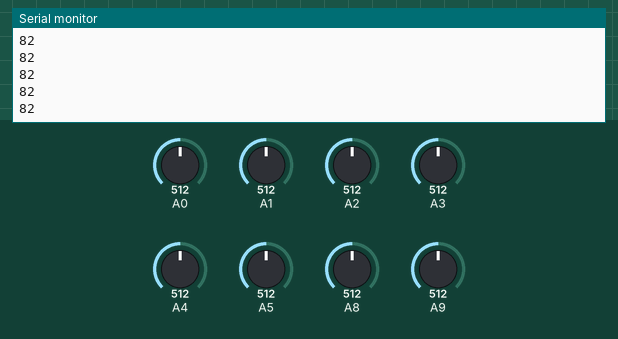
A program run on a simulated Seeed XIAO (SAMD21). On the bench: the last lines printed to the serial monitor. Inputs (shaded band) come from the test bench; at power-on: A0 = 512, A2 = 512, A1 = 512, A3 = 512, A4 = 512, A5 = 512, A8 = 512, A9 = 512.

Above: at 1.2 s.
1.3 s: A0 set to 716
At 2.1 s:
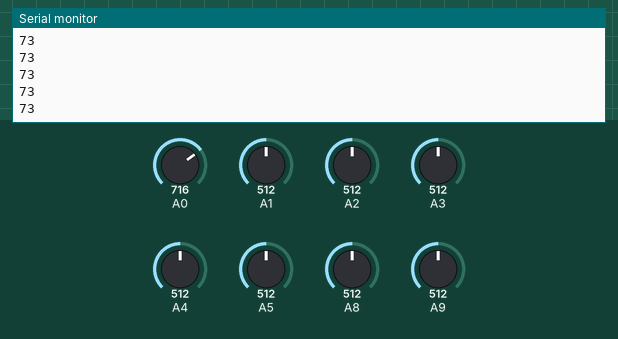
2.8 s: A2 set to 716
At 3.5 s:
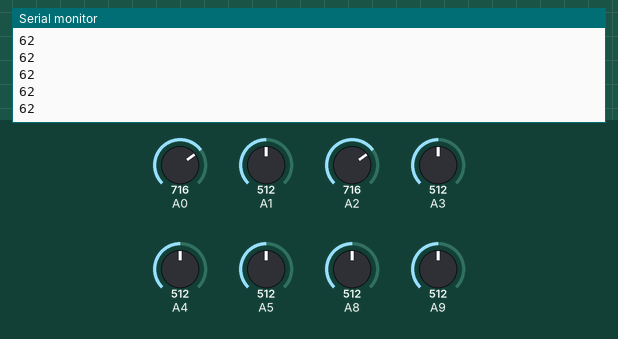
4.3 s: A1 set to 306
At 5.2 s:
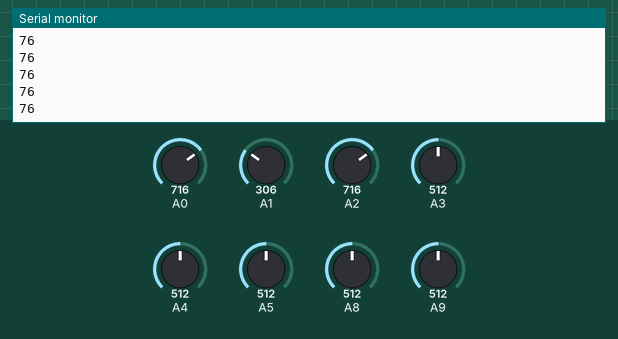
5.8 s: A3 set to 30
At 6.4 s:
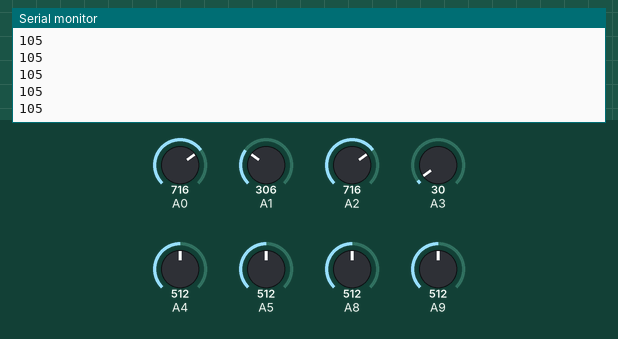
7.3 s: A4 set to 716
At 7.9 s:
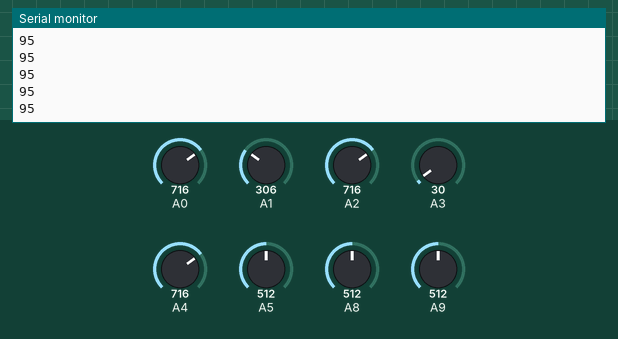
8.8 s: A2 set to 992
At 9.7 s:
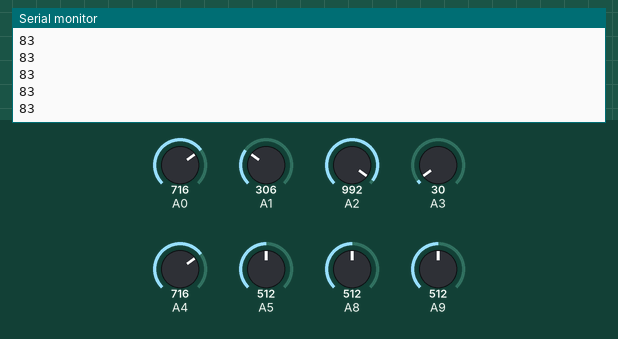
Timing chart, 0 to 11.3 s (numbered marks = the images above; inputs shaded):
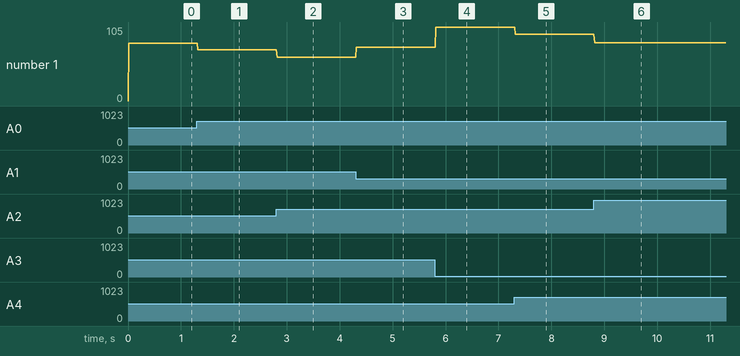

Measured:
- after the input at 1.3 s, the serial monitor: prints a new line at once (image 1)
- after the input at 2.8 s, the serial monitor: prints a new line at once (image 2)
- after the input at 4.3 s, the serial monitor: prints a new line at once (image 3)
- after the input at 5.8 s, the serial monitor: prints a new line at once (image 4)
- after the input at 7.3 s, the serial monitor: prints a new line at once (image 5)
- after the input at 8.8 s, the serial monitor: prints a new line at once (image 6)
- plotted number 1: 82 → 73 after the input at 1.3 s, 73 → 62 after the input at 2.8 s, 62 → 76 after the input at 4.3 s, 76 → 105 after the input at 5.8 s, 105 → 95 after the input at 7.3 s

The program:

main.cpp
```cpp
#include <Arduino.h>
#include <stdio.h>
#include <stdlib.h>


//IR_SENSORの許可できる最大反応値を代入します。
const int PermissionRange = 100;    //about 90% (1024 * 0.9)
int BallDeg;                        //最終出力時のボールの角度
int BallDistance;                   //最終出力時のボールの距離
typedef struct{
  int index = 0;
  int value = 0;
} IR_SENSOR;

IR_SENSOR IR_Sen[8];
IR_SENSOR IR_Sen_backup[8];

void Read_IR();
int OutputValue(int index);

//比較対象のvalue値の比較を行います。
//n1<n2 : 1
//n1>n2 : -1
//n1=n2 : 0
int CompareIRValue(const void* n1, const void* n2){
  if(((IR_SENSOR*)n1)->value < ((IR_SENSOR*)n2)->value)
    return 1;
  else if(((IR_SENSOR*)n1)->value > ((IR_SENSOR*)n2)->value)
    return -1;
  else
    return 0;
}

void setup() {
  Serial.begin(9600);

  Serial1.begin(38400);
}

void loop() {
  Read_IR();

  int permission_check = 0;

  for(int i = 0; i < 8; i++)
  {
    IR_Sen_backup[i] = IR_Sen[i];

    if(IR_Sen[i].value <= PermissionRange)
    {
      permission_check++;
    }
  }


  if(permission_check == 8)
  {
    BallDeg = -1;
    BallDistance = -1;
  }
  else
  {
    BallDeg = 0;
    BallDistance = 0;
  }

  //qsort関数により配列の値を降順ソートします。
  qsort(IR_Sen, sizeof(IR_Sen) / sizeof(IR_Sen[0]), sizeof(IR_SENSOR), CompareIRValue);

  int max_sensor_index = IR_Sen[0].index - 1;
  int left_max_sensor_index = (max_sensor_index + 8 - 1) % 8;
  int right_max_sensor_index = (max_sensor_index + 1) % 8;

  int max_sensor_deg = max_sensor_index * 45;
  int left_max_sensor_deg = left_max_sensor_index * 45;
  int right_max_sensor_deg = right_max_sensor_index * 45;

  double max_sensor_pos[2] = { IR_Sen_backup[max_sensor_index].value * cos(radians(max_sensor_deg)) , IR_Sen_backup[max_sensor_index].value * sin(radians(max_sensor_deg)) };
  double left_max_sensor_pos[2] = { IR_Sen_backup[left_max_sensor_index].value * cos(radians(left_max_sensor_deg)) , IR_Sen_backup[left_max_sensor_index].value * sin(radians(left_max_sensor_deg)) };
  double right_max_sensor_pos[2] = { IR_Sen_backup[right_max_sensor_index].value * cos(radians(right_max_sensor_deg)) , IR_Sen_backup[right_max_sensor_index].value * sin(radians(right_max_sensor_deg)) };

  int ir_ball_x = (int)(max_sensor_pos[0] + left_max_sensor_pos[0] + right_max_sensor_pos[0]);
  int ir_ball_y = (int)(max_sensor_pos[1] + left_max_sensor_pos[1] + right_max_sensor_pos[1]);

  if(BallDeg != -1)
  {
    BallDeg = (int)(degrees(atan2(ir_ball_y, ir_ball_x)));
    BallDeg = BallDeg < 0 ? BallDeg + 360 : BallDeg;

    BallDistance = (int)sqrt(pow(ir_ball_x, 2) + pow(ir_ball_y, 2)) / 1500.0 * 100.0;
  }


  if(BallDeg == 0)
  {
    BallDeg = -1;
  }
  Serial1.print(String(BallDeg));
  Serial1.print(String('a'));
  Serial1.print(String("\t"));
  Serial1.print(String(BallDistance));
  Serial1.print(String('b'));
  Serial1.println(String("\t"));

  delay(10);
}


//各ポートのIRセンサーの値を読み取り、構造体のvalue変数に代入します。
void Read_IR(){
  for(int i = 0; i < 8; i++){
    IR_Sen[i].index = i + 1;
  }
  IR_Sen[0].value = 1023 - analogRead(0);
  IR_Sen[1].value = 1023 - analogRead(1);
  IR_Sen[2].value = 1023 - analogRead(2);
  IR_Sen[3].value = 1023 - analogRead(3);
  IR_Sen[4].value = 1023 - analogRead(4);
  IR_Sen[5].value = 1023 - analogRead(5);
  IR_Sen[6].value = 1023 - analogRead(8);
  IR_Sen[7].value = 1023 - analogRead(9);


  Serial.println(BallDistance);
}
```
